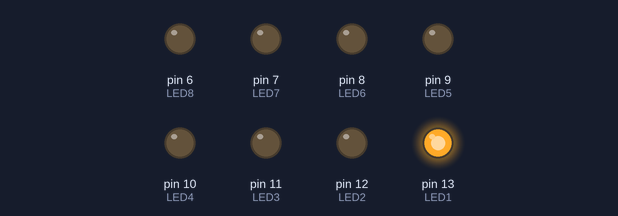
This sketch was run on a simulated Arduino Uno, built with avr-gcc and run on an emulated ATmega328P. Parts: output pins drawn as LEDs (lit = HIGH).

Above: at 0.15 s.
At 4.95 s:
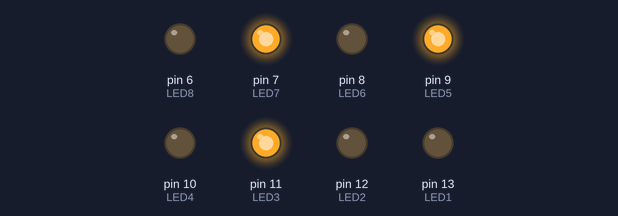
At 9.75 s:
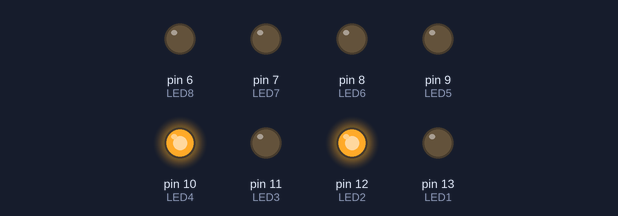
At 19.66 s:
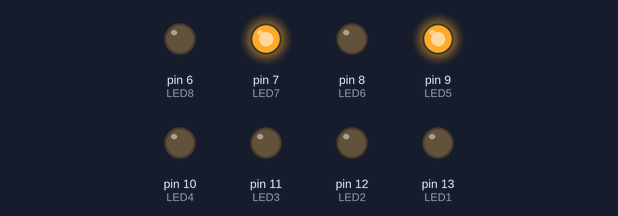
At 29.57 s:
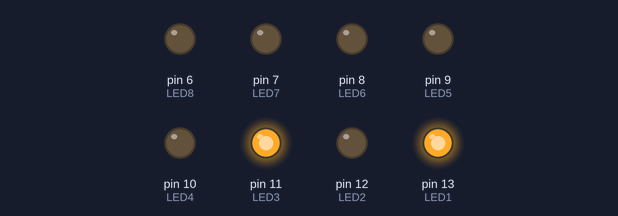
At 39.78 s:
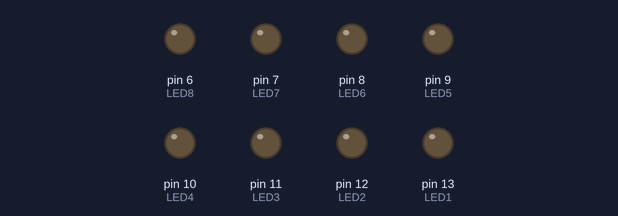
Timing chart, 0 to 40.1 s (numbered marks = the images above):
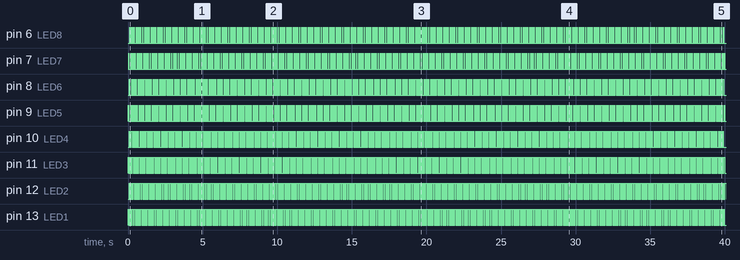

Measured:
- by itself, pin 6 (LED8), pin 7 (LED7): alternates HIGH for 0.03 s and LOW for 0.11 s
- by itself, pin 8 (LED6), pin 9 (LED5): alternates HIGH for 0.04 s and LOW for 0.11 s
- by itself, pin 10 (LED4), pin 11 (LED3): alternates HIGH for 0.04 s and LOW for 0.10 s
- by itself, pin 12 (LED2), pin 13 (LED1): alternates HIGH for 0.05 s and LOW for 0.10 s

The sketch:

Ruleta11.ino
```cpp
/* 02042020 Destello de un LED, este programa hará que se encienda el LED por un Segundo
  y tarde un segundos en apagarse quedandoen un ciclo.
 */

 // Creación de Variables

int LED1 =13;  // El LED esta conectado en el pin 13
int LED2 =12;  // El LED esta conectado en el pin 12
int LED3 =11;  // El LED esta conectado en el pin 11
int LED4 =10;  // El LED esta conectado en el pin 10
int LED5 =9;  // El LED esta conectado en el pin 9
int LED6 =8;  // El LED esta conectado en el pin 8
int LED7 =7;  // El LED esta conectado en el pin 7
int LED8 =6;  // El LED esta conectado en el pin 6

void setup()

 // Defininos Los Pines del Arduino sin son entradas o si son salidas
{
      pinMode (LED1, OUTPUT);
      pinMode (LED2, OUTPUT);
      pinMode (LED3, OUTPUT);
      pinMode (LED4, OUTPUT);
      pinMode (LED5, OUTPUT);
      pinMode (LED6, OUTPUT);
      pinMode (LED7, OUTPUT);
      pinMode (LED8, OUTPUT);

}

void loop()
// Cuero del programa gera un loop de ejecución
 {
   digitalWrite (LED1, HIGH);  //Encendemos el LED1
   delay(12);                  //Demoramos 16 milisegundos
   digitalWrite (LED3, HIGH);   //Apagamos el LED1
   delay(12);                   //Demoramos 8 milisegundos
   digitalWrite (LED5, HIGH);  //Encendemos el LED3
   delay(12);                   //Demoramos 8 milisegundos
   digitalWrite (LED7, HIGH);   //Apagamos el LED3
   delay(12);                  //Demoramos 16 milisegundos

   digitalWrite (LED1, LOW);  //Encendemos el LED1
   delay(6);                  //Demoramos 16 milisegundos
   digitalWrite (LED3, LOW);   //Apagamos el LED1
   delay(6);                  //Demoramos 16 milisegundos
   digitalWrite (LED5, LOW);  //Encendemos el LED3
   delay(6);                  //Demoramos 16 milisegundos
   digitalWrite (LED7, LOW);   //Apagamos el LED3
   delay(6);                  //Demoramos 16 milisegundos

   digitalWrite (LED2, HIGH);  //Encendemos el LED1
   delay(12);                  //Demoramos 16 milisegundos
   digitalWrite (LED4, HIGH);   //Apagamos el LED1
   delay(12);                   //Demoramos 8 milisegundos
   digitalWrite (LED6, HIGH);  //Encendemos el LED3
   delay(12);                   //Demoramos 8 milisegundos
   digitalWrite (LED8, HIGH);   //Apagamos el LED3
   delay(12);                  //Demoramos 16 milisegundos

   digitalWrite (LED2, LOW);  //Encendemos el LED1
   delay(6);                  //Demoramos 16 milisegundos
   digitalWrite (LED4, LOW);   //Apagamos el LED1
   delay(6);                  //Demoramos 16 milisegundos
   digitalWrite (LED6, LOW);  //Encendemos el LED3
   delay(6);                  //Demoramos 16 milisegundos
   digitalWrite (LED8, LOW);   //Apagamos el LED3
   delay(6);                  //Demoramos 16 milisegundos

   //digitalWrite (LED5, HIGH);  //Encendemos el LED5
   //delay(16);                  //Demoramos 16 milisegundos
  // digitalWrite (LED5, LOW);   //Apagamos el LED5
   //delay(8);                   //Demoramos 8 milisegundos
  // digitalWrite (LED7, HIGH);  //Encendemos el LED7
  // delay(16);                  //Demoramos 16 milisegundos
   //digitalWrite (LED7, LOW);   //Apagamos el LED7
   //delay(8);                   //Demoramos 8 milisegundos

   //digitalWrite (LED2, HIGH);  //Encendemos el LED2
   //delay(16);                  //Demoramos 16 milisegundos
   //digitalWrite (LED2, LOW);   //Apagamos el LED2
   //delay(8);                   //Demoramos 8 milisegundos
   //digitalWrite (LED4, HIGH);  //Encendemos el LED4
   //delay(16);                  //Demoramos 16 milisegundos
   //digitalWrite (LED4, LOW);   //Apagamos el LED4
   //delay(8);                   //Demoramos 8 milisegundos
   //digitalWrite (LED6, HIGH);  //Encendemos el LED6
   //delay(16);                  //Demoramos 16 milisegundos
   //digitalWrite (LED6, LOW);   //Apagamos el LED6
   //delay(8);                   //Demoramos 8 milisegundos
   //digitalWrite (LED8, HIGH);  //Encendemos el LED8
   //delay(16);                  //Demoramos 16 milisegundos
   //digitalWrite (LED8, LOW);   //Apagamos el LED8
   //delay(8);                   //Demoramos 8 milisegundos
 }
```
